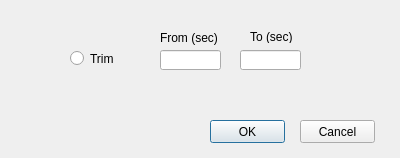
<?xml version="1.0" encoding="UTF-8"?>
<ui version="4.0">
 <class>VideoConverterSettings</class>
 <widget class="QDialog" name="VideoConverterSettings">
  <property name="geometry">
   <rect>
    <x>0</x>
    <y>0</y>
    <width>400</width>
    <height>158</height>
   </rect>
  </property>
  <property name="windowTitle">
   <string>Dialog</string>
  </property>
  <widget class="QPushButton" name="OKButton">
   <property name="geometry">
    <rect>
     <x>210</x>
     <y>120</y>
     <width>75</width>
     <height>23</height>
    </rect>
   </property>
   <property name="text">
    <string>OK</string>
   </property>
  </widget>
  <widget class="QRadioButton" name="trimButton">
   <property name="geometry">
    <rect>
     <x>70</x>
     <y>50</y>
     <width>82</width>
     <height>17</height>
    </rect>
   </property>
   <property name="text">
    <string>Trim</string>
   </property>
  </widget>
  <widget class="QLineEdit" name="fromLine">
   <property name="geometry">
    <rect>
     <x>160</x>
     <y>50</y>
     <width>61</width>
     <height>20</height>
    </rect>
   </property>
  </widget>
  <widget class="QLineEdit" name="toLine">
   <property name="geometry">
    <rect>
     <x>240</x>
     <y>50</y>
     <width>61</width>
     <height>20</height>
    </rect>
   </property>
  </widget>
  <widget class="QLabel" name="label">
   <property name="geometry">
    <rect>
     <x>160</x>
     <y>30</y>
     <width>61</width>
     <height>16</height>
    </rect>
   </property>
   <property name="text">
    <string>From (sec)</string>
   </property>
  </widget>
  <widget class="QLabel" name="label_2">
   <property name="geometry">
    <rect>
     <x>250</x>
     <y>30</y>
     <width>47</width>
     <height>13</height>
    </rect>
   </property>
   <property name="text">
    <string>To (sec)</string>
   </property>
  </widget>
  <widget class="QPushButton" name="cancelButton">
   <property name="geometry">
    <rect>
     <x>300</x>
     <y>120</y>
     <width>75</width>
     <height>23</height>
    </rect>
   </property>
   <property name="text">
    <string>Cancel</string>
   </property>
  </widget>
 </widget>
 <resources/>
 <connections/>
</ui>
